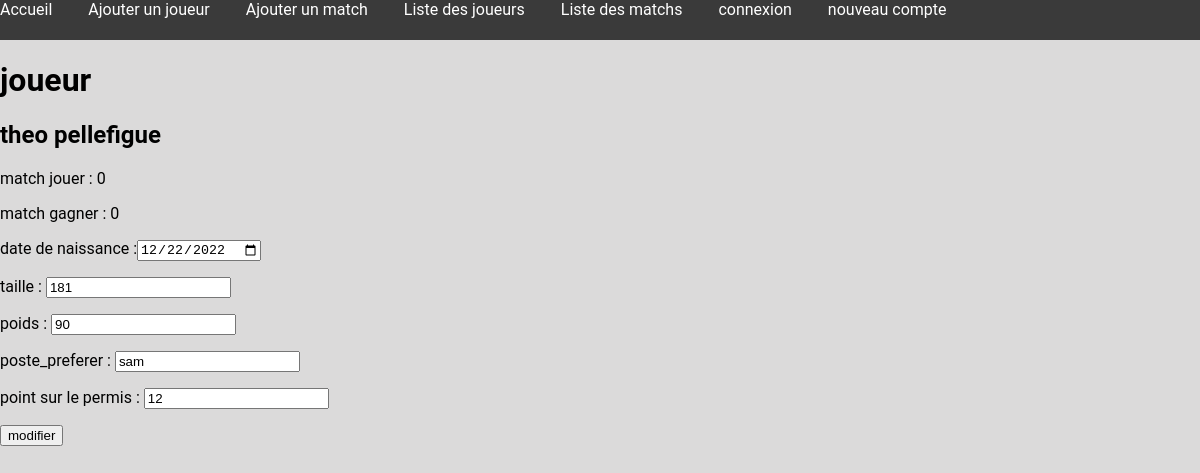
/joueur.php?id=2 (signed in), run on the app's committed database.
### tables this page shows
CREATE TABLE `joueur` (
  `id_joueur` int(11) NOT NULL,
  `nom` varchar(20) NOT NULL,
  `prenom` varchar(20) NOT NULL,
  `photo_permis` blob,
  `date_naissance` date NOT NULL,
  `taille` float NOT NULL,
  `poids` float NOT NULL,
  `poste_preferer` varchar(50) DEFAULT NULL,
  `match_jouer` int(11) NOT NULL DEFAULT '0',
  `victoire` int(11) NOT NULL DEFAULT '0',
  `vomis` int(11) NOT NULL DEFAULT '0',
  `points_permis` int(11) NOT NULL DEFAULT '12'
);

### joueur.php (the view, shortened to what this page needs)
<html>
    <head>
        <link rel="stylesheet" href="style.css">
    </head>
    <body>
        <div class="navbar">
            <a href="index.php">Accueil</a>
            <a href="ajouterjoueur.php">Ajouter un joueur</a>
            <a href="ajoutermatch.php">Ajouter un match</a>
            <a href="list_joueur.php">Liste des joueurs</a>
            <a href="list_match.php">Liste des matchs</a>
            <a href="login.php">connexion</a>
            <a href="register.php">nouveau compte</a>
        </div>
        <h1>joueur</h1>
        <?php
            try{
                $db = new PDO('mysql:host=localhost;port=3306;dbname=gestion_apero','root','root');
            }
            catch (Exception $e)
            {
                    die('Erreur : ' . $e->getMessage());
            }
            $query = $db->prepare('SELECT * FROM joueur WHERE id_joueur = :id_joueur');
            $query->execute(array(
                'id_joueur' => $_GET['id'],
            ));
            $joueur = $query->fetch();
            echo('<form action="modifier_joueur.php" method="post"><h2>'.$joueur['prenom'].' '.$joueur['nom'].'</h2>');
            echo('<p>match jouer : ' . $joueur['match_jouer'] . '</p>');
            echo('<p>match gagner : ' . $joueur['victoire'] . '</p>');
            echo('<p>date de naissance :<input type="date" name="date_anniversaire" value="'.$joueur['date_naissance'].'"></input></p>');
            echo('<p>taille : <input type="text" name="taille" value="'.$joueur['taille'].'"></input></p>');
            echo('<p>poids : <input type="text" name="poids" value="'.$joueur['poids'].'"></input></p>');
            echo('<p>poste_preferer : <input type="text" name="poste" value="'.$joueur['poste_preferer'].'"></input></p>');
            echo('<p>point sur le permis : <input type="number" name="points" value="'.$joueur['points_permis'].'"></input></p>');
            echo('<input type="submit" name="submit_joueur" value="modifier"></form>');
        ?>
    </body>
</html>

### style.css (style rules this page uses)
body { margin: 0; padding: 0; background-color: rgb(219, 218, 218); font-family: 'Roboto', sans-serif; }
.navbar { display:inline-table; height: 5vh; width: 100vw; background-color: rgb(58, 58, 58); }
.navbar > a { margin-right: 3vw; color:#fff; text-decoration: none; }

### data on the page
joueur: prenom "theo", nom "pellefigue", match_jouer "0", victoire "0", date_anniversaire "12/22/2022", taille "181", poids "90", poste "sam", points "12"
